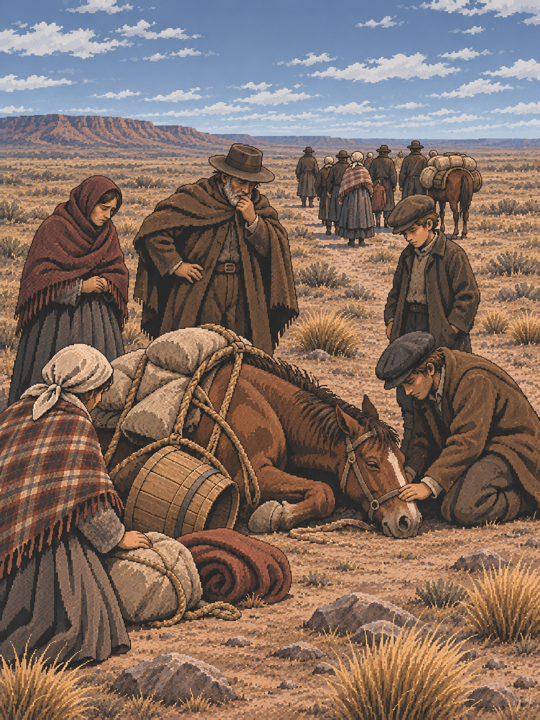
#> input picture src/assets/scenes/marcha_caballo.png, 540 x 720 px, given in place of travesia.png, which was not available
$ python make-og.py
#> lines starting #> are read from the running program, lines starting #| are printed output that depends on the picture
# Genera public/og.jpg (vista previa al compartir el link). Uso: python3 scripts/make-og.py public/og.jpg ruta/PressStart2P.ttf
import sys
from PIL import Image, ImageDraw, ImageFont, ImageFilter
W,H=1200,630
import os
ROOT=os.path.dirname(os.path.dirname(os.path.abspath(__file__)))
S=os.path.join(ROOT,'src/assets/scenes/')
out=Image.new('RGB',(W,H))
#> out: PIL image 1200x630 RGB; every value is 0
names=['travesia','cold_open','mimosa_zarpa']
pw=W//3
for i,n in enumerate(names):
    im=Image.open(S+n+'.png').convert('RGB')
#> im is the input picture: PIL image 540x720 RGB; mean R, G, B 130.1, 109.7, 99
    sc=H/im.height
#> sc = 0.875
    im=im.resize((round(im.width*sc),H),Image.LANCZOS)
#> im: PIL image 472x630 RGB
    x0=(im.width-pw)//2
#> x0 = 36
    out.paste(im.crop((x0,0,x0+pw,H)),(i*pw,0))
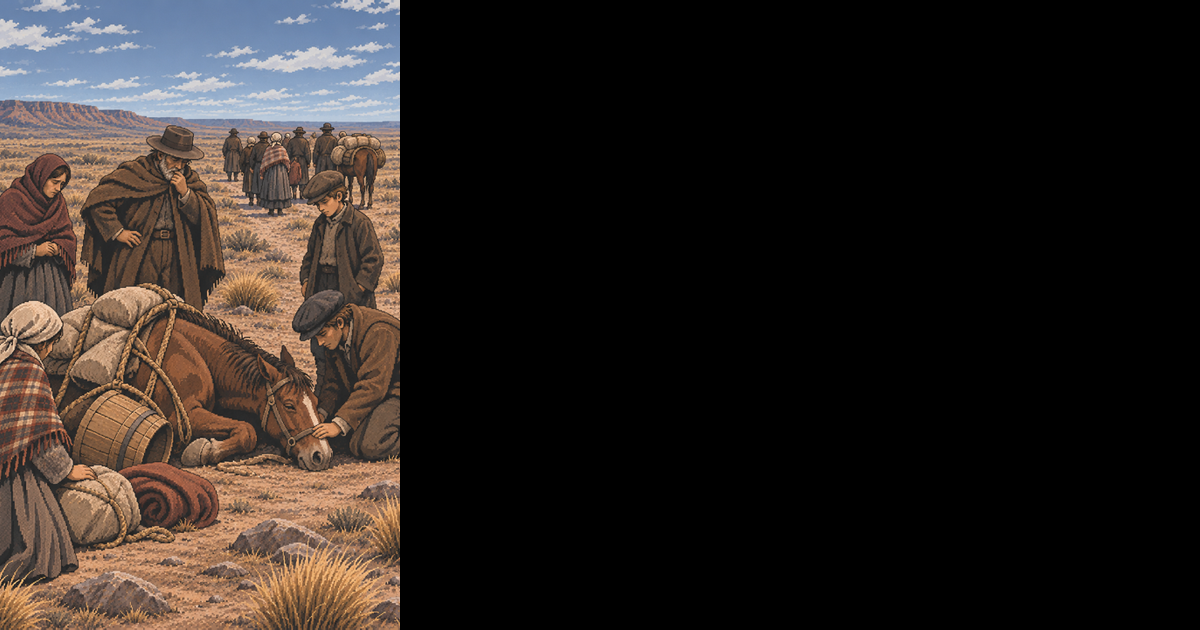
#> out: PIL image 1200x630 RGB; mean R, G, B 43.1, 36.3, 32.8
#> pass 2 of the loop `for i,n in enumerate(names):`:
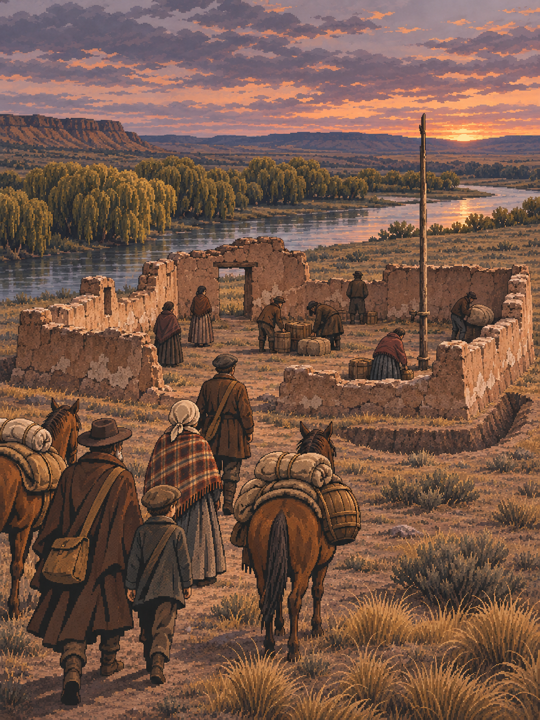
#> input picture src/assets/scenes/marcha_caer_antur.png, 540 x 720 px, given in place of cold_open.png, which was not available
#> im is the input picture: PIL image 540x720 RGB; mean R, G, B 118.6, 87.9, 73.4
#> im: PIL image 472x630 RGB
#> `out.paste(im.crop((x0,0,x0+pw,H)),(i*pw,0))`:
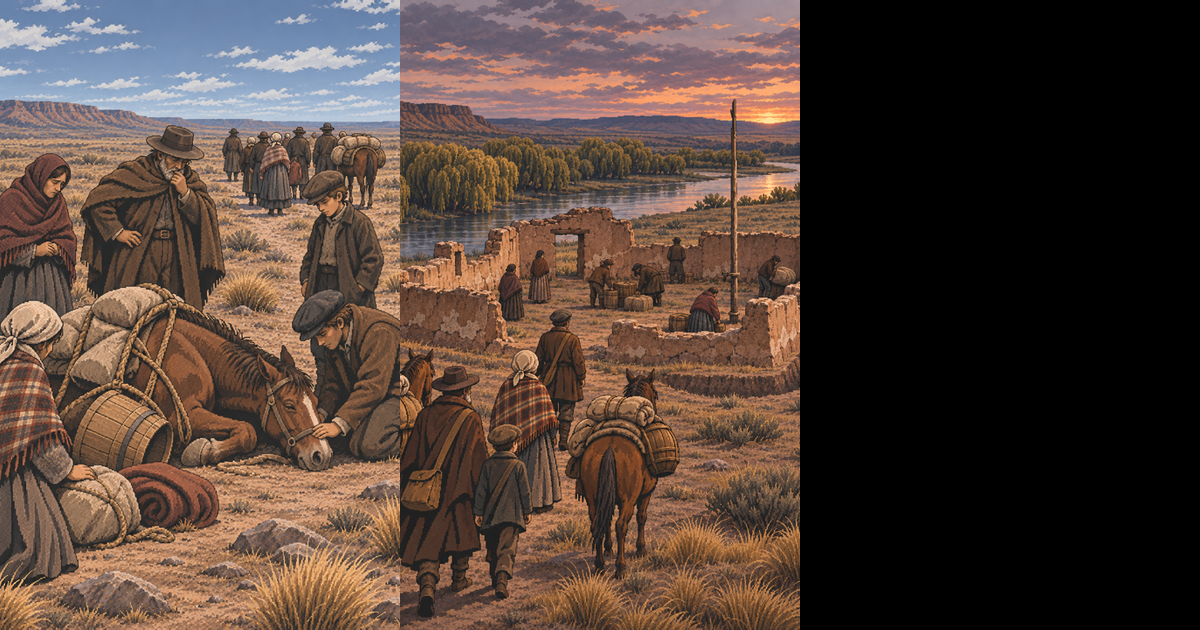
#> out: PIL image 1200x630 RGB; mean R, G, B 82.5, 65.5, 57.2
# separadores finos
d=ImageDraw.Draw(out)
for i in (1,2): d.rectangle((i*pw-1,0,i*pw+1,H),fill=(14,20,22))
# las ilustraciones quedan limpias en el medio (barco, bote, colona): el texto va
# arriba, sobre el cielo, y abajo, sobre el agua y el pasto, con degradés solo ahí
ov=Image.new('RGBA',(W,H),(0,0,0,0))
#> ov: PIL image 1200x630 RGBA; every value is 0
od=ImageDraw.Draw(ov)
TOP,BOT=215,110
for y in range(H):
    a=0
    if y<TOP: a=max(a,215*(1-y/TOP)**1.3)
    if y>H-BOT: a=max(a,225*((y-(H-BOT))/BOT)**1.2)
    od.line((0,y,W,y),fill=(14,20,22,int(a)))
out=Image.alpha_composite(out.convert('RGBA'),ov)
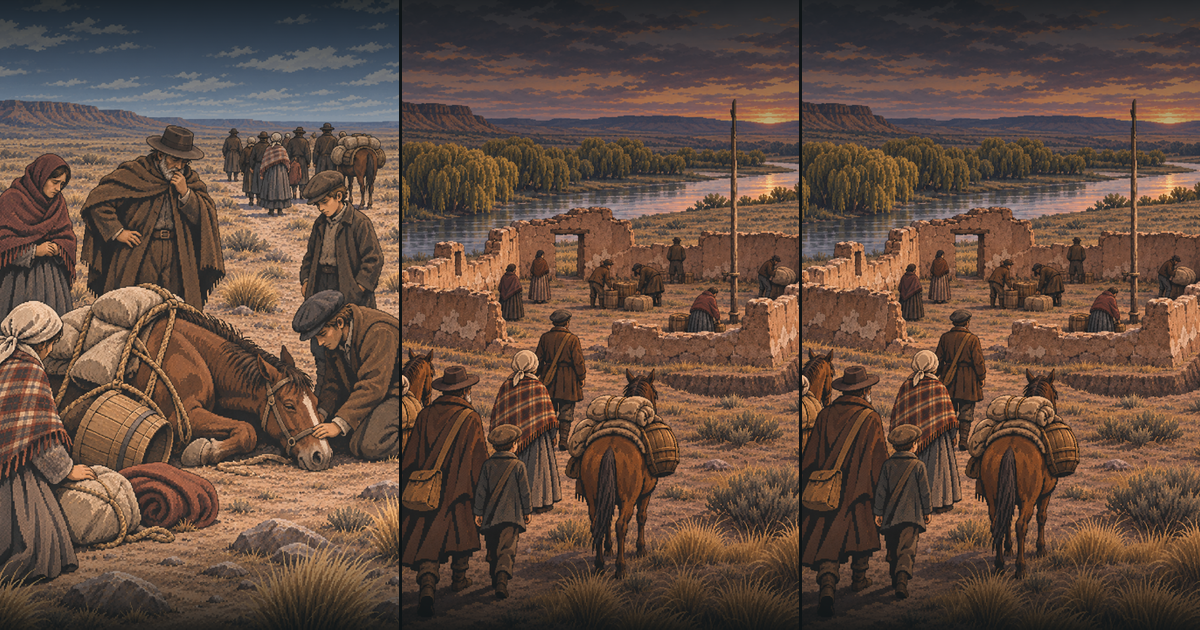
#> out: PIL image 1200x630 RGBA; mean R, G, B, A 98.2, 76.5, 64.4, 255
d=ImageDraw.Draw(out)
F=sys.argv[2] if len(sys.argv)>2 else 'PressStart2P.ttf'  # https://fonts.google.com/specimen/Press+Start+2P
def ctext(txt,size,y,fill,shadow=(14,20,22),sh=6):
    f=ImageFont.truetype(F,size)
    w=d.textlength(txt,font=f)
    x=(W-w)/2
    d.text((x+sh,y+sh),txt,font=f,fill=shadow)
    d.text((x,y),txt,font=f,fill=fill)
# en la fuente pixel el espacio ocupa una letra entera: el título se arma con
# un hueco más chico entre CHUBUT y 1865
def title(words,size,y,fill,gap,sh):
#> called with size = 76, y = 30, fill = (217, 168, 69), gap = 34, sh = 6
    f=ImageFont.truetype(F,size)
    ws=[d.textlength(t,font=f) for t in words]
#> ws = [320, 193.4]
    x=(W-sum(ws)-gap*(len(words)-1))/2
#> x = 326.3
    for t,w in zip(words,ws):
        d.text((x+sh,y+sh),t,font=f,fill=(14,20,22))
        d.text((x,y),t,font=f,fill=fill)
        x+=w+gap
#> this loop made 2 passes
#> (t, w, x) on passes 1 to 2: ('CHUBUT', 320, 680.3), ('1865', 193.4, 907.7)
#> after the loop, x = 907.7
title(['CHUBUT','1865'],76,30,(217,168,69),gap=34,sh=6)
d.rectangle((W/2-230,124,W/2+230,127),fill=(156,58,36))
ctext('LA HUELLA DE LOS RIFLEROS',24,142,(234,232,224),sh=3)
#> in ctext, `w=d.textlength(txt,font=f)`: w = 352.5
#> in ctext, `x=(W-w)/2`: x = 423.7
ctext('El juego histórico de la colonia galesa en Chubut',17,H-46,(234,232,224),sh=2)
#> (the run stopped early here; a loop or call above may not have finished)
